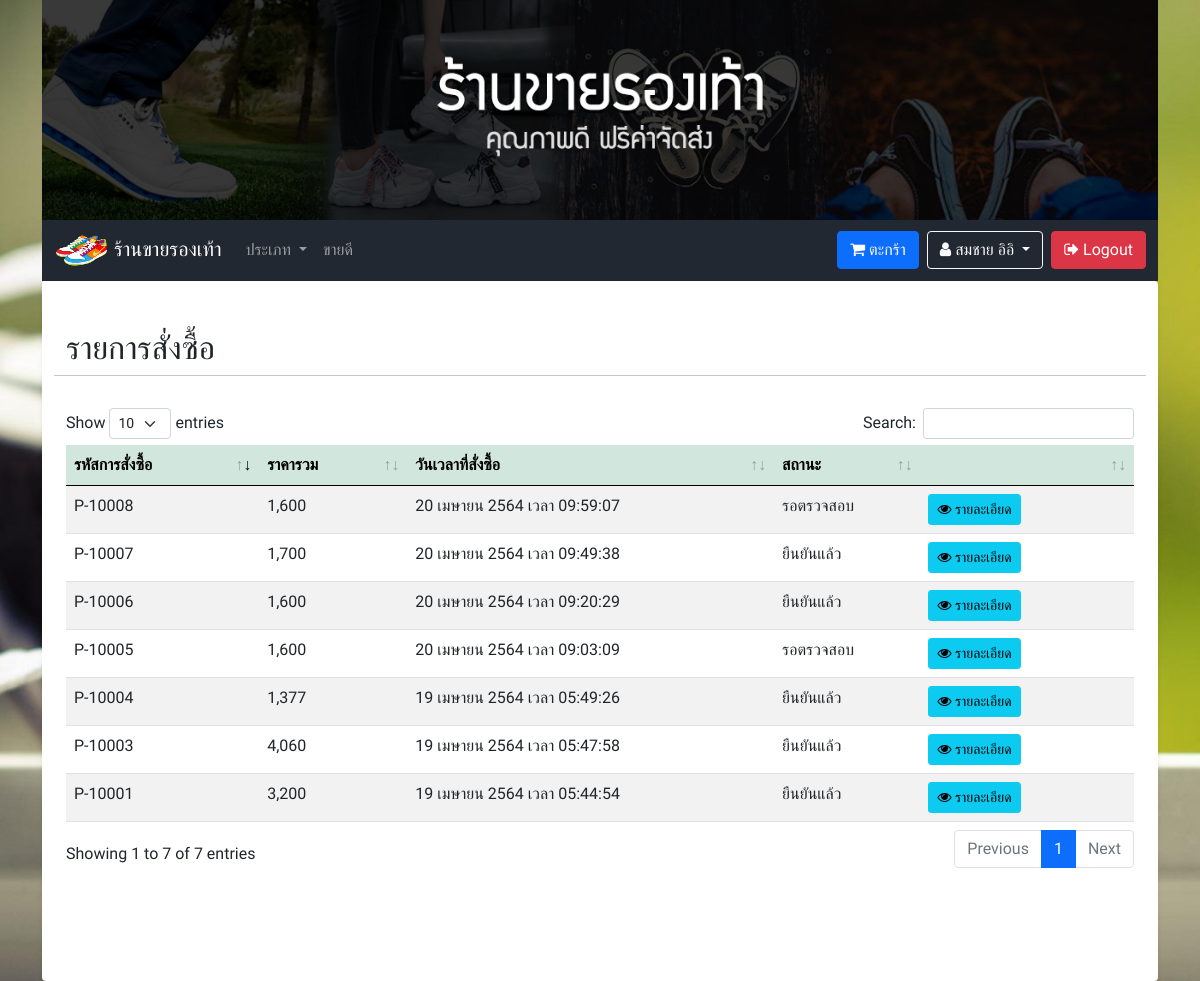
Page /member_payment_list.php (signed in) on the earlier database version.
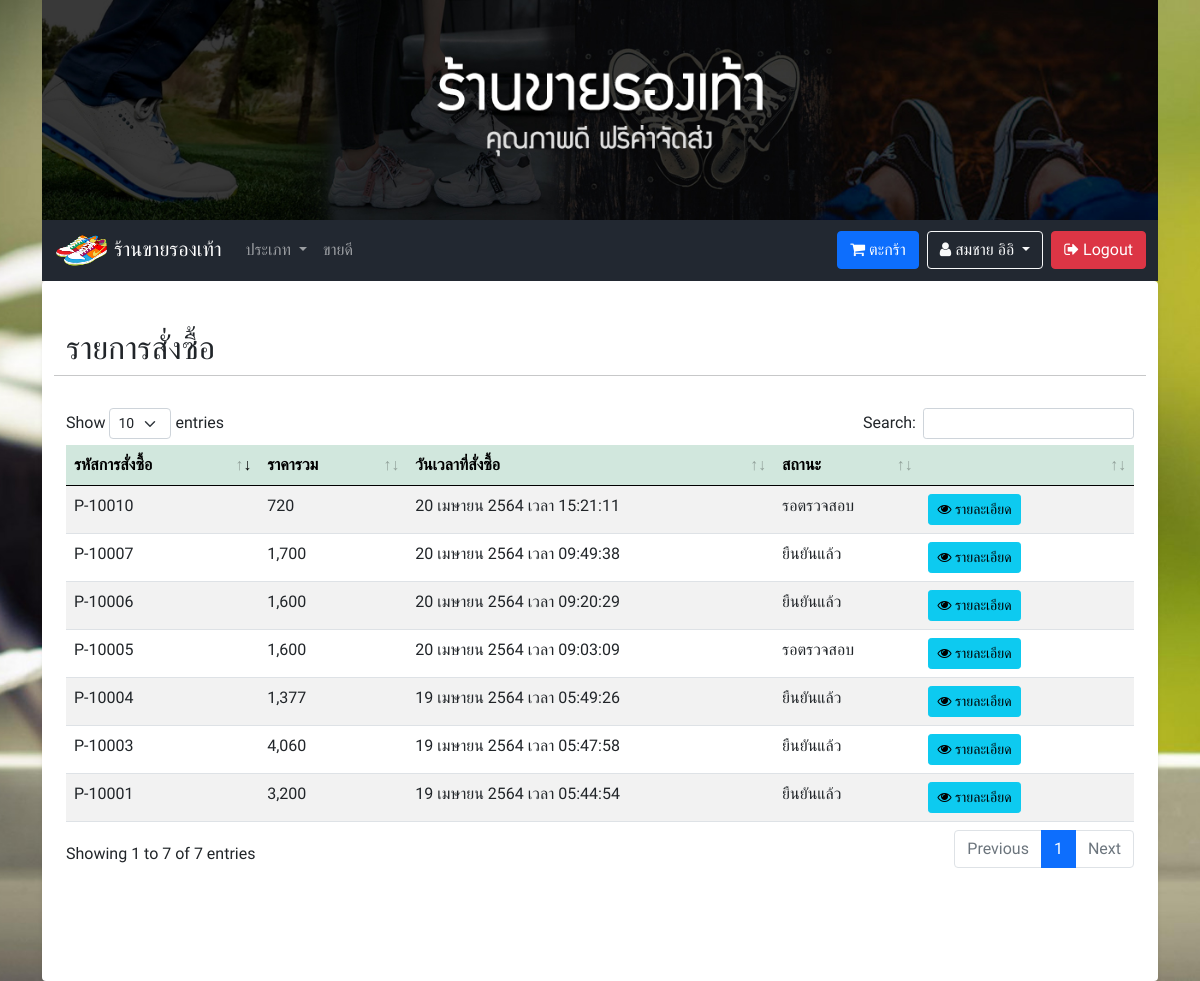
Same page on the later database version.
### tables this page shows
CREATE TABLE `tbl_payment` (
  `pm_id` int(50) NOT NULL COMMENT 'ID',
  `pm_code` varchar(255) NOT NULL COMMENT 'รหัสการสั่งซื้อ',
  `pm_img` varchar(255) NOT NULL COMMENT 'รูปภาพการโอน',
  `pm_total` varchar(255) NOT NULL COMMENT 'ยอดรวม',
  `pm_u_id` int(50) NOT NULL COMMENT 'ID ผู้ชื้อ',
  `pm_channel` varchar(255) DEFAULT NULL,
  `pm_date` varchar(255) NOT NULL COMMENT 'วันเวลาที่สั่งซื้อ',
  `pm_address` text NOT NULL COMMENT 'ที่อยู่',
  `pm_status` varchar(255) NOT NULL COMMENT 'สถานะ'
);

### functions.php (called while the page is built, shortened)
<?php
class ConnectDB
{
    protected $db;
    function __construct()
    {
        $DB_HOST = "localhost";
        $DB_USER = "root";
        $DB_PASS = "";
        $DB_NAME = "stoe_store";
        $con = new mysqli($DB_HOST, $DB_USER, $DB_PASS, $DB_NAME);
        $con->set_charset("utf8");
        $this->db = $con;
    }
    function query($data)
    {
        $result = $this->db->query($data);
        if ($result == true) {
            return $result;
        } else {
            echo "Error to query.!!";
        }
    }
}
class Member extends ConnectDB
{
    function memberGetById($id)
    {
        $result = $this->db->query("SELECT * FROM tbl_user WHERE u_id = '$id' AND u_role = 'member' ");
        $row = $result->fetch_all(MYSQLI_ASSOC);
        return $row;
    }
}
function ConvertDateToThai($datetime)
{
    $XdateTime = explode(" ", $datetime);
    $time = $XdateTime[1];
    $date = explode("-", $XdateTime[0]);
    $monthList = [
        "01" => "มกราคม",
        "02" => "กุมภาพันธ์",
        "03" => "มีนาคม",
        "04" => "เมษายน",
        "05" => "พฤษภาคม",
        "06" => "มิถุนายน",
        "07" => "กรกฎาคม",
        "08" => "สิงหาคม",
        "09" => "กันยายน",
        "10" => "ตุลาคม",
        "11" => "พฤศจิกายน",
        "12" => "ธันวาคม",
    ];
    return $date[2] . " " . $monthList[$date[1]] . " " . $date[0] + 543 . " เวลา " . $time;
}

### member_payment_list.php (the view, shortened to what this page needs)
<?php
include('header.php');
?>
</head>
<?php
$obj = new ConnectDB();
$objModal = new ConnectDB();
if (isset($_GET['display'])) {
    switch ($_GET['display']) {
        case 'success':
            $result = $obj->query("SELECT * FROM `tbl_payment` WHERE pm_status = 'ยืนยันแล้ว' ");
            break;
        case 'delete':
            $result = $obj->query("SELECT * FROM `tbl_payment` WHERE pm_status = 'ไม่อนุมัติ' ");
            break;
    }
} else {
    $result = $obj->query("SELECT * FROM `tbl_payment` WHERE pm_u_id = '".$_SESSION['user']['id']."' ");
}
?>
<body class="bgc-gray bgm-stoes">
    <?php include('navbar.php'); ?>
    <div class="container p-4 pb-5 bgc-white shadow-sm rounded min-height">
        <div class="row my-4">
            <h2>รายการสั่งซื้อ</h2>
            <hr>
            <table id="dtb" class="table table-striped table-hover" style="width:100%">
                <thead>
                    <tr class="table-success">
                        <th>รหัสการสั่งซื้อ</th>
                        <th>ราคารวม</th>
                        <th>วันเวลาที่สั่งซื้อ</th>
                        <th>สถานะ</th>
                        <th></th>
                    </tr>
                </thead>
                <tbody>
                    <?php while ($row = $result->fetch_array()) { ?>
                        <tr>
                            <td><?= $row['pm_code']; ?></td>
                            <td><?= number_format($row['pm_total']); ?></td>
                            <td><?= ConvertDateToThai($row['pm_date']); ?></td>
                            <td><?= $row['pm_status']; ?></td>
                            <td width="20%">
                                <?php if (isset($_GET['display']) && $_GET['display'] == 'success') { ?>
                                    <button class="btn btn-sm btn-info m-0" type="button" data-bs-toggle="modal" data-bs-target="#Modal<?= $row['pm_id'] ?>"><i class="fa fa-eye" aria-hidden="true"></i> รายละเอียด</button>
                                <?php } else if (isset($_GET['display']) && $_GET['display'] == 'delete') { ?>
                                    <button class="btn btn-sm btn-info m-0" type="button" data-bs-toggle="modal" data-bs-target="#Modal<?= $row['pm_id'] ?>"><i class="fa fa-eye" aria-hidden="true"></i> รายละเอียด</button>
                                <?php } else { ?>
                                    <button class="btn btn-sm btn-info m-0" type="button" data-bs-toggle="modal" data-bs-target="#Modal<?= $row['pm_id'] ?>"><i class="fa fa-eye" aria-hidden="true"></i> รายละเอียด</button>
                                <?php } ?>
                            </td>
                        </tr>
                                                    <?php
                                                    $resultModal = $objModal->query("SELECT * FROM tbl_payment_list as pl INNER JOIN tbl_cargo as cg ON pl.pl_cg_id=cg.cg_id WHERE  pl.pl_pm_code = '" . $row['pm_code'] . "' ");
                                                    ?>
                    <?php } ?>
                </tbody>
            </table>
        </div>
    </div>
    <?php include('call_datatable.php'); ?>
    <?php include('footer.php'); ?>

Differences in the rows shown:
removed tbl_payment: pm_code "P-10008", pm_total "1,600", pm_date "20 เมษายน 2564 เวลา 09:59:07", pm_status "รอตรวจสอบ"
added tbl_payment: pm_code "P-10010", pm_total "720", pm_date "20 เมษายน 2564 เวลา 15:21:11", pm_status "รอตรวจสอบ"
